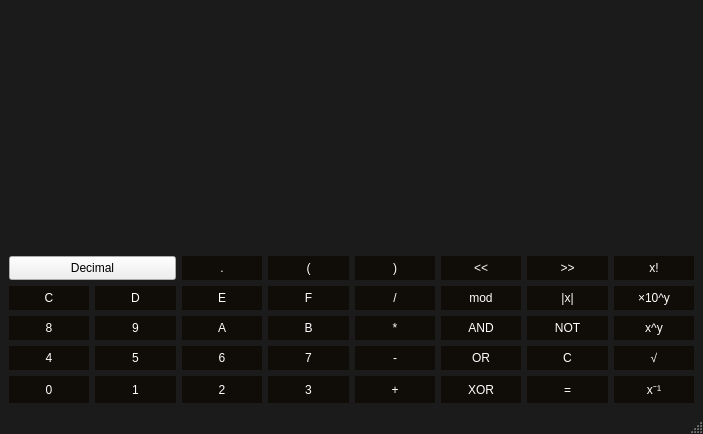
<?xml version="1.0" encoding="UTF-8"?>
<ui version="4.0">
 <class>Calculator</class>
 <widget class="QMainWindow" name="Calculator">
  <property name="geometry">
   <rect>
    <x>0</x>
    <y>0</y>
    <width>703</width>
    <height>434</height>
   </rect>
  </property>
  <property name="windowTitle">
   <string>Calculator</string>
  </property>
  <property name="styleSheet">
   <string notr="true">QMainWindow {
	background-color: #1b1b1b;
}</string>
  </property>
  <widget class="QWidget" name="centralwidget">
   <layout class="QGridLayout" name="gridLayout">
    <item row="2" column="4">
     <widget class="QPushButton" name="Divide">
      <property name="sizePolicy">
       <sizepolicy hsizetype="Preferred" vsizetype="Preferred">
        <horstretch>0</horstretch>
        <verstretch>0</verstretch>
       </sizepolicy>
      </property>
      <property name="styleSheet">
       <string notr="true">QPushButton {
	color: #ffffff;
	background-color: #100c08;
	border: #100c08;
	padding: 5px;
}

QPushButton::pressed {
	background-color: #32127a;
	border: #100c08;
	padding: 5px;
}</string>
      </property>
      <property name="text">
       <string>/</string>
      </property>
     </widget>
    </item>
    <item row="2" column="0">
     <widget class="QPushButton" name="pushButton">
      <property name="sizePolicy">
       <sizepolicy hsizetype="Preferred" vsizetype="Preferred">
        <horstretch>0</horstretch>
        <verstretch>0</verstretch>
       </sizepolicy>
      </property>
      <property name="styleSheet">
       <string notr="true">QPushButton {
	color: #ffffff;
	background-color: #100c08;
	border: #100c08;
	padding: 5px;
}

QPushButton::pressed {
	background-color: #32127a;
	border: #100c08;
	padding: 5px;
}</string>
      </property>
      <property name="text">
       <string>C</string>
      </property>
     </widget>
    </item>
    <item row="1" column="4">
     <widget class="QPushButton" name="rightParen">
      <property name="sizePolicy">
       <sizepolicy hsizetype="Preferred" vsizetype="Preferred">
        <horstretch>0</horstretch>
        <verstretch>0</verstretch>
       </sizepolicy>
      </property>
      <property name="styleSheet">
       <string notr="true">QPushButton {
	color: #ffffff;
	background-color: #100c08;
	border: #100c08;
	padding: 5px;
}

QPushButton::pressed {
	background-color: #32127a;
	border: #100c08;
	padding: 5px;
}</string>
      </property>
      <property name="text">
       <string>)</string>
      </property>
     </widget>
    </item>
    <item row="6" column="3">
     <widget class="QPushButton" name="Button3">
      <property name="sizePolicy">
       <sizepolicy hsizetype="Preferred" vsizetype="Preferred">
        <horstretch>0</horstretch>
        <verstretch>0</verstretch>
       </sizepolicy>
      </property>
      <property name="styleSheet">
       <string notr="true">QPushButton {
	color: #ffffff;
	background-color: #100c08;
	border: #100c08;
	padding: 5px;
}

QPushButton::pressed {
	background-color: #32127a;
	border: #100c08;
	padding: 5px;
}</string>
      </property>
      <property name="text">
       <string>3</string>
      </property>
     </widget>
    </item>
    <item row="4" column="6">
     <widget class="QPushButton" name="Reset">
      <property name="sizePolicy">
       <sizepolicy hsizetype="Preferred" vsizetype="Preferred">
        <horstretch>0</horstretch>
        <verstretch>0</verstretch>
       </sizepolicy>
      </property>
      <property name="styleSheet">
       <string notr="true">QPushButton {
	color: #ffffff;
	background-color: #100c08;
	border: #100c08;
	padding: 5px;
}

QPushButton::pressed {
	background-color: #32127a;
	border: #100c08;
	padding: 5px;
}</string>
      </property>
      <property name="text">
       <string>C</string>
      </property>
     </widget>
    </item>
    <item row="2" column="5">
     <widget class="QPushButton" name="Mod">
      <property name="sizePolicy">
       <sizepolicy hsizetype="Preferred" vsizetype="Preferred">
        <horstretch>0</horstretch>
        <verstretch>0</verstretch>
       </sizepolicy>
      </property>
      <property name="styleSheet">
       <string notr="true">QPushButton {
	color: #ffffff;
	background-color: #100c08;
	border: #100c08;
	padding: 5px;
}

QPushButton::pressed {
	background-color: #32127a;
	border: #100c08;
	padding: 5px;
}</string>
      </property>
      <property name="text">
       <string>mod</string>
      </property>
     </widget>
    </item>
    <item row="2" column="1">
     <widget class="QPushButton" name="pushButton_2">
      <property name="sizePolicy">
       <sizepolicy hsizetype="Preferred" vsizetype="Preferred">
        <horstretch>0</horstretch>
        <verstretch>0</verstretch>
       </sizepolicy>
      </property>
      <property name="styleSheet">
       <string notr="true">QPushButton {
	color: #ffffff;
	background-color: #100c08;
	border: #100c08;
	padding: 5px;
}

QPushButton::pressed {
	background-color: #32127a;
	border: #100c08;
	padding: 5px;
}</string>
      </property>
      <property name="text">
       <string>D</string>
      </property>
     </widget>
    </item>
    <item row="3" column="2">
     <widget class="QPushButton" name="pushButton_10">
      <property name="sizePolicy">
       <sizepolicy hsizetype="Preferred" vsizetype="Preferred">
        <horstretch>0</horstretch>
        <verstretch>0</verstretch>
       </sizepolicy>
      </property>
      <property name="styleSheet">
       <string notr="true">QPushButton {
	color: #ffffff;
	background-color: #100c08;
	border: #100c08;
	padding: 5px;
}

QPushButton::pressed {
	background-color: #32127a;
	border: #100c08;
	padding: 5px;
}</string>
      </property>
      <property name="text">
       <string>A</string>
      </property>
     </widget>
    </item>
    <item row="6" column="1">
     <widget class="QPushButton" name="Button1">
      <property name="sizePolicy">
       <sizepolicy hsizetype="Preferred" vsizetype="Preferred">
        <horstretch>0</horstretch>
        <verstretch>0</verstretch>
       </sizepolicy>
      </property>
      <property name="styleSheet">
       <string notr="true">QPushButton {
	color: #ffffff;
	background-color: #100c08;
	border: #100c08;
	padding: 5px;
}

QPushButton::pressed {
	background-color: #32127a;
	border: #100c08;
	padding: 5px;
}</string>
      </property>
      <property name="text">
       <string>1</string>
      </property>
     </widget>
    </item>
    <item row="2" column="3">
     <widget class="QPushButton" name="pushButton_4">
      <property name="sizePolicy">
       <sizepolicy hsizetype="Preferred" vsizetype="Preferred">
        <horstretch>0</horstretch>
        <verstretch>0</verstretch>
       </sizepolicy>
      </property>
      <property name="styleSheet">
       <string notr="true">QPushButton {
	color: #ffffff;
	background-color: #100c08;
	border: #100c08;
	padding: 5px;
}

QPushButton::pressed {
	background-color: #32127a;
	border: #100c08;
	padding: 5px;
}</string>
      </property>
      <property name="text">
       <string>F</string>
      </property>
     </widget>
    </item>
    <item row="1" column="5">
     <widget class="QPushButton" name="LShift">
      <property name="sizePolicy">
       <sizepolicy hsizetype="Preferred" vsizetype="Preferred">
        <horstretch>0</horstretch>
        <verstretch>0</verstretch>
       </sizepolicy>
      </property>
      <property name="styleSheet">
       <string notr="true">QPushButton {
	color: #ffffff;
	background-color: #100c08;
	border: #100c08;
	padding: 5px;
}

QPushButton::pressed {
	background-color: #32127a;
	border: #100c08;
	padding: 5px;
}</string>
      </property>
      <property name="text">
       <string>&lt;&lt;</string>
      </property>
     </widget>
    </item>
    <item row="6" column="2">
     <widget class="QPushButton" name="Button2">
      <property name="sizePolicy">
       <sizepolicy hsizetype="Preferred" vsizetype="Preferred">
        <horstretch>0</horstretch>
        <verstretch>0</verstretch>
       </sizepolicy>
      </property>
      <property name="styleSheet">
       <string notr="true">QPushButton {
	color: #ffffff;
	background-color: #100c08;
	border: #100c08;
	padding: 5px;
}

QPushButton::pressed {
	background-color: #32127a;
	border: #100c08;
	padding: 5px;
}</string>
      </property>
      <property name="text">
       <string>2</string>
      </property>
     </widget>
    </item>
    <item row="6" column="0">
     <widget class="QPushButton" name="Button0">
      <property name="sizePolicy">
       <sizepolicy hsizetype="Preferred" vsizetype="Preferred">
        <horstretch>0</horstretch>
        <verstretch>0</verstretch>
       </sizepolicy>
      </property>
      <property name="styleSheet">
       <string notr="true">QPushButton {
	color: #ffffff;
	background-color: #100c08;
	border: #100c08;
	padding: 5px;
}

QPushButton::pressed {
	background-color: #32127a;
	border: #100c08;
	padding: 5px;
}</string>
      </property>
      <property name="text">
       <string>0</string>
      </property>
     </widget>
    </item>
    <item row="4" column="2">
     <widget class="QPushButton" name="Button6">
      <property name="sizePolicy">
       <sizepolicy hsizetype="Preferred" vsizetype="Preferred">
        <horstretch>0</horstretch>
        <verstretch>0</verstretch>
       </sizepolicy>
      </property>
      <property name="styleSheet">
       <string notr="true">QPushButton {
	color: #ffffff;
	background-color: #100c08;
	border: #100c08;
	padding: 5px;
}

QPushButton::pressed {
	background-color: #32127a;
	border: #100c08;
	padding: 5px;
}</string>
      </property>
      <property name="text">
       <string>6</string>
      </property>
     </widget>
    </item>
    <item row="4" column="1">
     <widget class="QPushButton" name="Button5">
      <property name="sizePolicy">
       <sizepolicy hsizetype="Preferred" vsizetype="Preferred">
        <horstretch>0</horstretch>
        <verstretch>0</verstretch>
       </sizepolicy>
      </property>
      <property name="styleSheet">
       <string notr="true">QPushButton {
	color: #ffffff;
	background-color: #100c08;
	border: #100c08;
	padding: 5px;
}

QPushButton::pressed {
	background-color: #32127a;
	border: #100c08;
	padding: 5px;
}</string>
      </property>
      <property name="text">
       <string>5</string>
      </property>
     </widget>
    </item>
    <item row="6" column="5">
     <widget class="QPushButton" name="XOR">
      <property name="sizePolicy">
       <sizepolicy hsizetype="Preferred" vsizetype="Preferred">
        <horstretch>0</horstretch>
        <verstretch>0</verstretch>
       </sizepolicy>
      </property>
      <property name="styleSheet">
       <string notr="true">QPushButton {
	color: #ffffff;
	background-color: #100c08;
	border: #100c08;
	padding: 5px;
}

QPushButton::pressed {
	background-color: #32127a;
	border: #100c08;
	padding: 5px;
}</string>
      </property>
      <property name="text">
       <string>XOR</string>
      </property>
     </widget>
    </item>
    <item row="3" column="1">
     <widget class="QPushButton" name="Button9">
      <property name="sizePolicy">
       <sizepolicy hsizetype="Preferred" vsizetype="Preferred">
        <horstretch>0</horstretch>
        <verstretch>0</verstretch>
       </sizepolicy>
      </property>
      <property name="styleSheet">
       <string notr="true">QPushButton {
	color: #ffffff;
	background-color: #100c08;
	border: #100c08;
	padding: 5px;
}

QPushButton::pressed {
	background-color: #32127a;
	border: #100c08;
	padding: 5px;
}</string>
      </property>
      <property name="text">
       <string>9</string>
      </property>
     </widget>
    </item>
    <item row="3" column="0">
     <widget class="QPushButton" name="Button8">
      <property name="sizePolicy">
       <sizepolicy hsizetype="Preferred" vsizetype="Preferred">
        <horstretch>0</horstretch>
        <verstretch>0</verstretch>
       </sizepolicy>
      </property>
      <property name="styleSheet">
       <string notr="true">QPushButton {
	color: #ffffff;
	background-color: #100c08;
	border: #100c08;
	padding: 5px;
}

QPushButton::pressed {
	background-color: #32127a;
	border: #100c08;
	padding: 5px;
}</string>
      </property>
      <property name="text">
       <string>8</string>
      </property>
     </widget>
    </item>
    <item row="6" column="4">
     <widget class="QPushButton" name="Add">
      <property name="sizePolicy">
       <sizepolicy hsizetype="Preferred" vsizetype="Preferred">
        <horstretch>0</horstretch>
        <verstretch>0</verstretch>
       </sizepolicy>
      </property>
      <property name="styleSheet">
       <string notr="true">QPushButton {
	color: #ffffff;
	background-color: #100c08;
	border: #100c08;
	padding: 5px;
}

QPushButton::pressed {
	background-color: #32127a;
	border: #100c08;
	padding: 5px;
}</string>
      </property>
      <property name="text">
       <string>+</string>
      </property>
     </widget>
    </item>
    <item row="6" column="6">
     <widget class="QPushButton" name="Equal">
      <property name="sizePolicy">
       <sizepolicy hsizetype="Preferred" vsizetype="Preferred">
        <horstretch>0</horstretch>
        <verstretch>0</verstretch>
       </sizepolicy>
      </property>
      <property name="styleSheet">
       <string notr="true">QPushButton {
	color: #ffffff;
	background-color: #100c08;
	border: #100c08;
	padding: 5px;
}

QPushButton::pressed {
	background-color: #32127a;
	border: #100c08;
	padding: 5px;
}</string>
      </property>
      <property name="text">
       <string>=</string>
      </property>
     </widget>
    </item>
    <item row="3" column="5">
     <widget class="QPushButton" name="AND">
      <property name="sizePolicy">
       <sizepolicy hsizetype="Preferred" vsizetype="Preferred">
        <horstretch>0</horstretch>
        <verstretch>0</verstretch>
       </sizepolicy>
      </property>
      <property name="styleSheet">
       <string notr="true">QPushButton {
	color: #ffffff;
	background-color: #100c08;
	border: #100c08;
	padding: 5px;
}

QPushButton::pressed {
	background-color: #32127a;
	border: #100c08;
	padding: 5px;
}</string>
      </property>
      <property name="text">
       <string>AND</string>
      </property>
     </widget>
    </item>
    <item row="3" column="3">
     <widget class="QPushButton" name="pushButton_12">
      <property name="sizePolicy">
       <sizepolicy hsizetype="Preferred" vsizetype="Preferred">
        <horstretch>0</horstretch>
        <verstretch>0</verstretch>
       </sizepolicy>
      </property>
      <property name="styleSheet">
       <string notr="true">QPushButton {
	color: #ffffff;
	background-color: #100c08;
	border: #100c08;
	padding: 5px;
}

QPushButton::pressed {
	background-color: #32127a;
	border: #100c08;
	padding: 5px;
}</string>
      </property>
      <property name="text">
       <string>B</string>
      </property>
     </widget>
    </item>
    <item row="1" column="2">
     <widget class="QPushButton" name="Dot">
      <property name="sizePolicy">
       <sizepolicy hsizetype="Preferred" vsizetype="Preferred">
        <horstretch>0</horstretch>
        <verstretch>0</verstretch>
       </sizepolicy>
      </property>
      <property name="styleSheet">
       <string notr="true">QPushButton {
	color: #ffffff;
	background-color: #100c08;
	border: #100c08;
	padding: 5px;
}

QPushButton::pressed {
	background-color: #32127a;
	border: #100c08;
	padding: 5px;
}</string>
      </property>
      <property name="text">
       <string>.</string>
      </property>
     </widget>
    </item>
    <item row="4" column="5">
     <widget class="QPushButton" name="OR">
      <property name="sizePolicy">
       <sizepolicy hsizetype="Preferred" vsizetype="Preferred">
        <horstretch>0</horstretch>
        <verstretch>0</verstretch>
       </sizepolicy>
      </property>
      <property name="styleSheet">
       <string notr="true">QPushButton {
	color: #ffffff;
	background-color: #100c08;
	border: #100c08;
	padding: 5px;
}

QPushButton::pressed {
	background-color: #32127a;
	border: #100c08;
	padding: 5px;
}</string>
      </property>
      <property name="text">
       <string>OR</string>
      </property>
     </widget>
    </item>
    <item row="1" column="6">
     <widget class="QPushButton" name="RShift">
      <property name="sizePolicy">
       <sizepolicy hsizetype="Preferred" vsizetype="Preferred">
        <horstretch>0</horstretch>
        <verstretch>0</verstretch>
       </sizepolicy>
      </property>
      <property name="styleSheet">
       <string notr="true">QPushButton {
	color: #ffffff;
	background-color: #100c08;
	border: #100c08;
	padding: 5px;
}

QPushButton::pressed {
	background-color: #32127a;
	border: #100c08;
	padding: 5px;
}</string>
      </property>
      <property name="text">
       <string>&gt;&gt;</string>
      </property>
     </widget>
    </item>
    <item row="4" column="0">
     <widget class="QPushButton" name="Button4">
      <property name="sizePolicy">
       <sizepolicy hsizetype="Preferred" vsizetype="Preferred">
        <horstretch>0</horstretch>
        <verstretch>0</verstretch>
       </sizepolicy>
      </property>
      <property name="styleSheet">
       <string notr="true">QPushButton {
	color: #ffffff;
	background-color: #100c08;
	border: #100c08;
	padding: 5px;
}

QPushButton::pressed {
	background-color: #32127a;
	border: #100c08;
	padding: 5px;
}</string>
      </property>
      <property name="text">
       <string>4</string>
      </property>
     </widget>
    </item>
    <item row="2" column="2">
     <widget class="QPushButton" name="pushButton_3">
      <property name="sizePolicy">
       <sizepolicy hsizetype="Preferred" vsizetype="Preferred">
        <horstretch>0</horstretch>
        <verstretch>0</verstretch>
       </sizepolicy>
      </property>
      <property name="styleSheet">
       <string notr="true">QPushButton {
	color: #ffffff;
	background-color: #100c08;
	border: #100c08;
	padding: 5px;
}

QPushButton::pressed {
	background-color: #32127a;
	border: #100c08;
	padding: 5px;
}</string>
      </property>
      <property name="text">
       <string>E</string>
      </property>
     </widget>
    </item>
    <item row="4" column="3">
     <widget class="QPushButton" name="Button7">
      <property name="sizePolicy">
       <sizepolicy hsizetype="Preferred" vsizetype="Preferred">
        <horstretch>0</horstretch>
        <verstretch>0</verstretch>
       </sizepolicy>
      </property>
      <property name="styleSheet">
       <string notr="true">QPushButton {
	color: #ffffff;
	background-color: #100c08;
	border: #100c08;
	padding: 5px;
}

QPushButton::pressed {
	background-color: #32127a;
	border: #100c08;
	padding: 5px;
}</string>
      </property>
      <property name="text">
       <string>7</string>
      </property>
     </widget>
    </item>
    <item row="4" column="4">
     <widget class="QPushButton" name="Sub">
      <property name="sizePolicy">
       <sizepolicy hsizetype="Preferred" vsizetype="Preferred">
        <horstretch>0</horstretch>
        <verstretch>0</verstretch>
       </sizepolicy>
      </property>
      <property name="styleSheet">
       <string notr="true">QPushButton {
	color: #ffffff;
	background-color: #100c08;
	border: #100c08;
	padding: 5px;
}

QPushButton::pressed {
	background-color: #32127a;
	border: #100c08;
	padding: 5px;
}</string>
      </property>
      <property name="text">
       <string>-</string>
      </property>
     </widget>
    </item>
    <item row="3" column="4">
     <widget class="QPushButton" name="Mult">
      <property name="sizePolicy">
       <sizepolicy hsizetype="Preferred" vsizetype="Preferred">
        <horstretch>0</horstretch>
        <verstretch>0</verstretch>
       </sizepolicy>
      </property>
      <property name="styleSheet">
       <string notr="true">QPushButton {
	color: #ffffff;
	background-color: #100c08;
	border: #100c08;
	padding: 5px;
}

QPushButton::pressed {
	background-color: #32127a;
	border: #100c08;
	padding: 5px;
}</string>
      </property>
      <property name="text">
       <string>*</string>
      </property>
     </widget>
    </item>
    <item row="2" column="6">
     <widget class="QPushButton" name="Abs">
      <property name="sizePolicy">
       <sizepolicy hsizetype="Preferred" vsizetype="Preferred">
        <horstretch>0</horstretch>
        <verstretch>0</verstretch>
       </sizepolicy>
      </property>
      <property name="styleSheet">
       <string notr="true">QPushButton {
	color: #ffffff;
	background-color: #100c08;
	border: #100c08;
	padding: 5px;
}

QPushButton::pressed {
	background-color: #32127a;
	border: #100c08;
	padding: 5px;
}</string>
      </property>
      <property name="text">
       <string>|x|</string>
      </property>
     </widget>
    </item>
    <item row="3" column="6">
     <widget class="QPushButton" name="NOT">
      <property name="sizePolicy">
       <sizepolicy hsizetype="Preferred" vsizetype="Preferred">
        <horstretch>0</horstretch>
        <verstretch>0</verstretch>
       </sizepolicy>
      </property>
      <property name="styleSheet">
       <string notr="true">QPushButton {
	color: #ffffff;
	background-color: #100c08;
	border: #100c08;
	padding: 5px;
}

QPushButton::pressed {
	background-color: #32127a;
	border: #100c08;
	padding: 5px;
}</string>
      </property>
      <property name="text">
       <string>NOT</string>
      </property>
     </widget>
    </item>
    <item row="1" column="3">
     <widget class="QPushButton" name="leftParen">
      <property name="sizePolicy">
       <sizepolicy hsizetype="Preferred" vsizetype="Preferred">
        <horstretch>0</horstretch>
        <verstretch>0</verstretch>
       </sizepolicy>
      </property>
      <property name="styleSheet">
       <string notr="true">QPushButton {
	color: #ffffff;
	background-color: #100c08;
	border: #100c08;
	padding: 5px;
}

QPushButton::pressed {
	background-color: #32127a;
	border: #100c08;
	padding: 5px;
}</string>
      </property>
      <property name="text">
       <string>(</string>
      </property>
     </widget>
    </item>
    <item row="3" column="7">
     <widget class="QPushButton" name="Pow">
      <property name="sizePolicy">
       <sizepolicy hsizetype="Preferred" vsizetype="Preferred">
        <horstretch>0</horstretch>
        <verstretch>0</verstretch>
       </sizepolicy>
      </property>
      <property name="styleSheet">
       <string notr="true">QPushButton {
	color: #ffffff;
	background-color: #100c08;
	border: #100c08;
	padding: 5px;
}

QPushButton::pressed {
	background-color: #32127a;
	border: #100c08;
	padding: 5px;
}</string>
      </property>
      <property name="text">
       <string>x^y</string>
      </property>
     </widget>
    </item>
    <item row="4" column="7">
     <widget class="QPushButton" name="Sqrt">
      <property name="sizePolicy">
       <sizepolicy hsizetype="Preferred" vsizetype="Preferred">
        <horstretch>0</horstretch>
        <verstretch>0</verstretch>
       </sizepolicy>
      </property>
      <property name="styleSheet">
       <string notr="true">QPushButton {
	color: #ffffff;
	background-color: #100c08;
	border: #100c08;
	padding: 5px;
}

QPushButton::pressed {
	background-color: #32127a;
	border: #100c08;
	padding: 5px;
}</string>
      </property>
      <property name="text">
       <string>√</string>
      </property>
     </widget>
    </item>
    <item row="6" column="7">
     <widget class="QPushButton" name="Inverse">
      <property name="sizePolicy">
       <sizepolicy hsizetype="Preferred" vsizetype="Preferred">
        <horstretch>0</horstretch>
        <verstretch>0</verstretch>
       </sizepolicy>
      </property>
      <property name="styleSheet">
       <string notr="true">QPushButton {
	color: #ffffff;
	background-color: #100c08;
	border: #100c08;
	padding: 5px;
}

QPushButton::pressed {
	background-color: #32127a;
	border: #100c08;
	padding: 5px;
}</string>
      </property>
      <property name="text">
       <string>x⁻¹</string>
      </property>
     </widget>
    </item>
    <item row="0" column="0" colspan="8">
     <widget class="QLineEdit" name="Input">
      <property name="sizePolicy">
       <sizepolicy hsizetype="Preferred" vsizetype="Expanding">
        <horstretch>0</horstretch>
        <verstretch>0</verstretch>
       </sizepolicy>
      </property>
      <property name="styleSheet">
       <string notr="true">QLineEdit {
	background-color: #1b1b1b;
	border: #1b1b1b;
	color: #ffffff;
}</string>
      </property>
     </widget>
    </item>
    <item row="1" column="0" colspan="2">
     <widget class="QToolButton" name="toolButton">
      <property name="sizePolicy">
       <sizepolicy hsizetype="Preferred" vsizetype="Preferred">
        <horstretch>0</horstretch>
        <verstretch>0</verstretch>
       </sizepolicy>
      </property>
      <property name="text">
       <string>Decimal</string>
      </property>
     </widget>
    </item>
    <item row="1" column="7">
     <widget class="QPushButton" name="Fact">
      <property name="sizePolicy">
       <sizepolicy hsizetype="Preferred" vsizetype="Preferred">
        <horstretch>0</horstretch>
        <verstretch>0</verstretch>
       </sizepolicy>
      </property>
      <property name="styleSheet">
       <string notr="true">QPushButton {
	color: #ffffff;
	background-color: #100c08;
	border: #100c08;
	padding: 5px;
}

QPushButton::pressed {
	background-color: #32127a;
	border: #100c08;
	padding: 5px;
}</string>
      </property>
      <property name="text">
       <string>x!</string>
      </property>
     </widget>
    </item>
    <item row="2" column="7">
     <widget class="QPushButton" name="Exp">
      <property name="sizePolicy">
       <sizepolicy hsizetype="Preferred" vsizetype="Preferred">
        <horstretch>0</horstretch>
        <verstretch>0</verstretch>
       </sizepolicy>
      </property>
      <property name="styleSheet">
       <string notr="true">QPushButton {
	color: #ffffff;
	background-color: #100c08;
	border: #100c08;
	padding: 5px;
}

QPushButton::pressed {
	background-color: #32127a;
	border: #100c08;
	padding: 5px;
}</string>
      </property>
      <property name="text">
       <string>×10^y</string>
      </property>
     </widget>
    </item>
   </layout>
  </widget>
  <widget class="QMenuBar" name="menubar">
   <property name="geometry">
    <rect>
     <x>0</x>
     <y>0</y>
     <width>703</width>
     <height>22</height>
    </rect>
   </property>
  </widget>
  <widget class="QStatusBar" name="statusbar"/>
 </widget>
 <resources/>
 <connections/>
</ui>
